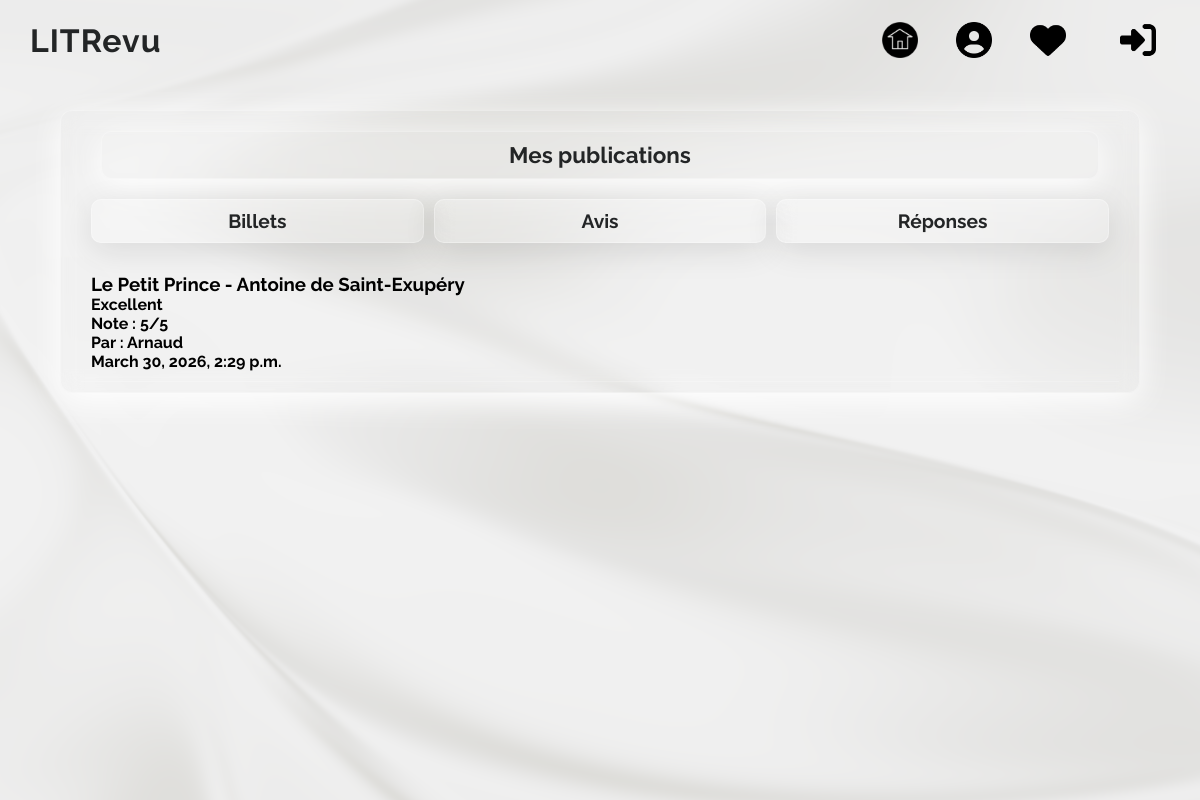
The app's page /my_post_answer/ (signed in) with its own data.
### core/models.py (models this page shows)
class Review(models.Model):
    ticket = models.ForeignKey(
        to=Ticket,
        on_delete=models.CASCADE,
        related_name='reviews'
    )
    rating = models.PositiveSmallIntegerField(
        validators=[MinValueValidator(0), MaxValueValidator(5)]
    )
    headline = models.CharField(max_length=128)
    body = models.CharField(max_length=8192, blank=True)
    user = models.ForeignKey(
        to=settings.AUTH_USER_MODEL,
        on_delete=models.CASCADE,
        related_name='reviews'
    )
    time_created = models.DateTimeField(auto_now_add=True)

class Ticket(models.Model):
    title = models.CharField(max_length=128)
    author = models.CharField(max_length=128)
    description = models.TextField(max_length=2048, blank=True)
    user = models.ForeignKey(
        to=settings.AUTH_USER_MODEL,
        on_delete=models.CASCADE,
        related_name='tickets'
    )
    image = models.ImageField(null=True, blank=True)
    time_created = models.DateTimeField(auto_now_add=True)

### core/views.py (the view)
# urls.py: path('my_post_answer/', views.my_post_answer_view, name='my_post_answer'),
@login_required
def my_post_answer_view(request):
    reviews = Review.objects.filter(
        ticket__user = request.user
    )
    return render(request, 'my_post_answer.html', {'reviews': reviews})

### templates/my_post_answer.html (shortened to what this page needs)
{% extends 'base.html' %}
{% block content %}
    <h2 class="my-post-title">Mes publications</h2>
    <nav class="my-post-nav">
        <a href="{% url 'my_post_ticket' %}" class="post-nav">Billets</a>
        <a href="{% url 'my_post_review' %}" class="post-nav">Avis</a>
        <a href="{% url 'my_post_answer' %}" class="post-nav">Réponses</a>
    </nav>
    {% for review in reviews %}
        <div class="review-card">
            <h3>{{ review.ticket.title }} - {{ review.ticket.author }}</h3>
            <h4>{{ review.headline }}</h4>
            <p>Note : {{ review.rating }}/5</p>
            <p>Par : {{ review.user.username }}</p>
            <p>{{ review.time_created }}</p>
        </div>
    {% empty %}
        <p>Aucune réponse pour le moment !</p>
    {% endfor %}
{% endblock content %}

### static/css/style.css (style rules this page uses)
* { margin: 0; padding: 0; box-sizing: border-box; }
body { font-family: 'Raleway', sans-serif; background: linear-gradient(270deg, #EAEAEA, #DBDBDB, #F2F2F2, #ADA996, #EAEAEA); background-size: 300% 300%; animation : gradientbg 5s linear infinite; }
.review-card { padding: 10px; margin-bottom: 10px; border-bottom: 1px solid rgba(255, 255, 255, 0.2); }
.my-post-nav, .my-home-nav { display: flex; justify-content:space-evenly; margin: 10px; margin-bottom: 20px; gap:10px; }
.post-nav, .home_nav { width: 100%; background-color: rgba(255, 255, 255, 0.1); backdrop-filter: blur(10px); border: 1px solid rgba(255, 255, 255, 0.3); box-shadow: 0 8px 32px rgba(0, 0, 0, 0.1); border-radius: 10px; padding: 10px; text-decoration: none; font-family: 'Raleway', sans-serif; font-size: 1.2rem; color: #232526; text-align: center; }
.my-post-title { font-family: 'Raleway', sans-serif; font-size: 1.4rem; color: #232526; margin: 20px; border-radius: 10px; padding: 10px; text-align: center; background-color: rgba(255, 255, 255, 0.1); backdrop-filter: blur(10px); border: 1px solid rgba(255, 255, 255, 0.3); box-shadow: 0 8px 32px rgb(255, 255, 255); }

### records on screen
Review: ticket "Le Petit Prince", ticket.author "Antoine de Saint-Exupéry", headline "Excellent", rating "5", user.username "Arnaud", time_created "March 30, 2026, 2:29 p.m."
